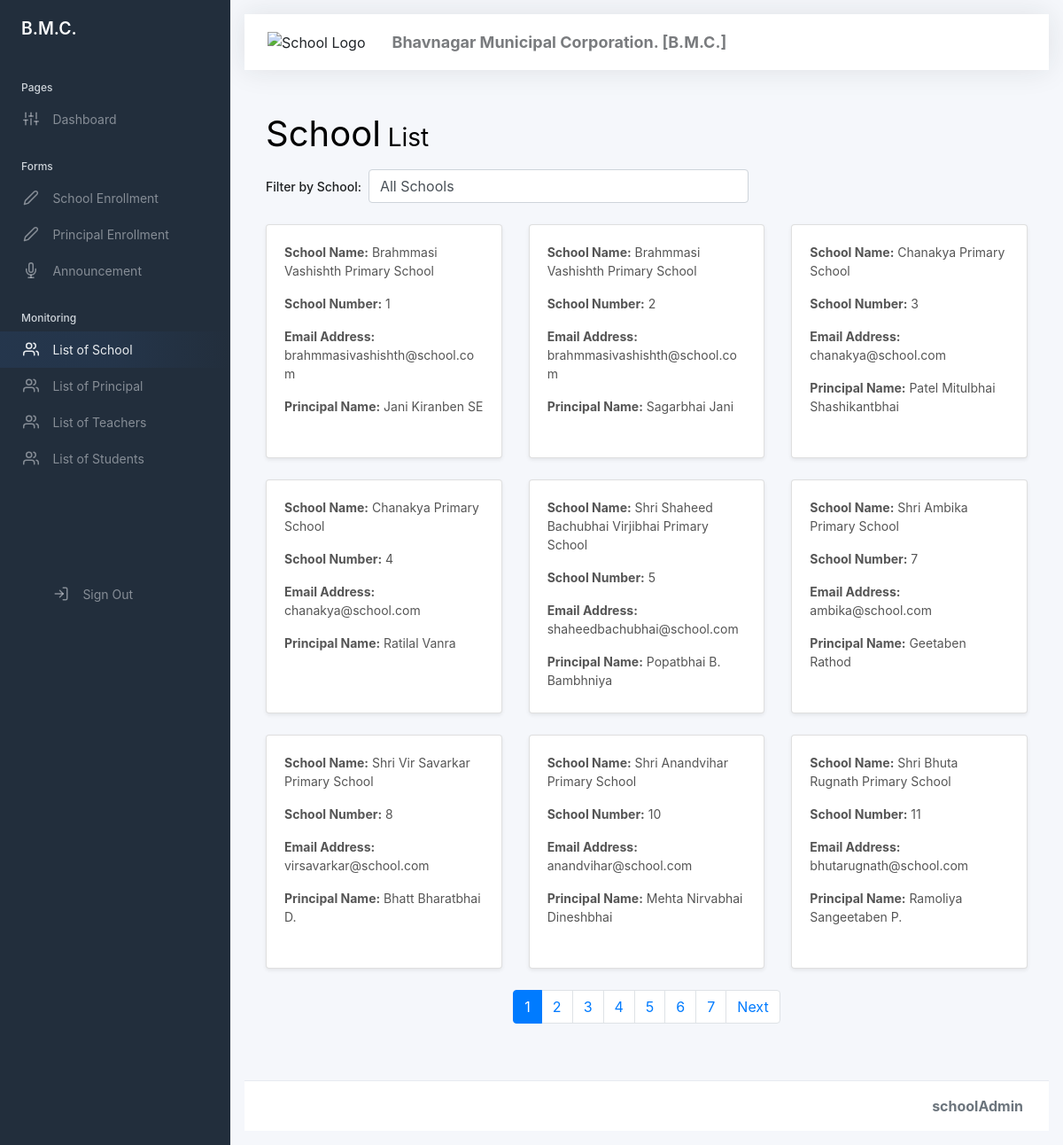
The app's page /BMC/school-list.php with its own data.
### tables this page shows
CREATE TABLE `school_1` (
  `school_no` int(11) NOT NULL,
  `school_name` varchar(255) NOT NULL,
  `email_address` varchar(255) DEFAULT NULL,
  `standard` varchar(10) NOT NULL,
  `principal_name` varchar(255) NOT NULL,
  `address` text NOT NULL
);

### BMC/school-list-display.php (the view, shortened to what this page needs)
<!DOCTYPE html>
<html lang="en">
<head>
    <link href="css/app.css" rel="stylesheet">
    <link rel="stylesheet" href="https://cdn.jsdelivr.net/npm/bootstrap@4.5.3/dist/css/bootstrap.min.css">
</head>
<body>
    <main role="main" class="content p-4">
        <div class="container m-0 p-0">
            <h1 class="h3 mb-3" style="font-weight:normal"><strong class="h1" style="font-weight:normal">School</strong>
                List</h1>
            <div class="row mb-4">
                <div class="col-md-6">
                    <form method="GET" action="" class="form-inline">
                        <div class="form-group mr-2">
                            <label for="schoolFilter" class="mr-2">Filter by School:</label>
                            <select name="school_filter" id="schoolFilter" class="form-control"
                                onchange="this.form.submit()">
                                <option value="all">All Schools</option>
                            </select>
                        </div>
                    </form>
                </div>
            </div>
            <div class="row">
                <?php
                include_once 'connection.php';
                $limit = 9;
                $page = isset($_GET['page']) ? $_GET['page'] : 1;
                $offset = ($page - 1) * $limit;
                $filter_condition = "";
                $total_query = "SELECT COUNT(*) FROM school_1 $filter_condition";
                $total_result = mysqli_query($conn, $total_query);
                $total_rows = mysqli_fetch_array($total_result)[0];
                $total_pages = ceil($total_rows / $limit);
                $select = "SELECT * FROM school_1 $filter_condition LIMIT $limit OFFSET $offset";
                $result = mysqli_query($conn, $select);
                if ($result && mysqli_num_rows($result) > 0) {
                    while ($row = mysqli_fetch_assoc($result)) {
                        echo '<div class="col-md-4">
                                      <div class="card mb-4 shadow-sm">
                                          <div class="card-body">
                                            <p class="card-text"><b>School Name:</b> ' . $row['school_name'] . '</p>
                                            <p class="card-text"><b>School Number:</b> ' . $row['school_no'] . '</p>
                                            <p class="card-text"><b>Email Address:</b> ' . $row['email_address'] . '</p>
                                            <p class="card-text"><b>Principal Name:</b> ' . $row['principal_name'] . '</p>
                                          </div>
                                      </div>
                                  </div>';
                    }
                } else {
                    echo '<div class="col-12 text-center p-5">
                                <div class="alert alert-info">No schools found matching your criteria.</div>
                              </div>';
                }
                ?>
            </div>
            <nav aria-label="Page navigation">
                <ul class="pagination justify-content-center">
                    <?php
                    $query_string = "";
                    ?>
                    <?php for ($i = 1; $i <= $total_pages; $i++): ?>
                    <li class="page-item <?php if ($i == $page)
                                                    echo 'active'; ?>">
                        <a class="page-link"
                            href="?<?php echo $query_string; ?>page=<?php echo $i; ?>"><?php echo $i; ?></a>
                    </li>
                    <?php endfor; ?>
                    <?php if ($page < $total_pages): ?>
                    <li class="page-item"><a class="page-link"
                            href="?<?php echo $query_string; ?>page=<?php echo $page + 1; ?>">Next</a></li>
                    <?php endif; ?>
                </ul>
            </nav>
        </div>
    </main>
</body>
</html>

### BMC/school-list.php (shortened to what this page needs)
<!DOCTYPE html>
<html lang="en">
<head>
    <link rel="stylesheet" href="/adminkit-dev/static/css/admin-custom-style.css">
    <link href="css/app.css" rel="stylesheet">
    <link rel="stylesheet" href="/schoolMonitoring/adminkit-dev/static/css/student-list-display.css">
</head>
<body>
    <div class="wrapper p-0 m-0">
        <div class="sidebar">
            <?php
            include_once("sidebar.php");
            ?>
        </div>
        <div class="main">
            <?php
            include_once("navbar.php");
            ?>
            <?php
            include_once("school-list-display.php");
            ?>
            <footer class="footer">
                <div class="container-fluid">
                    <div class="row text-muted">
                        <div class="col-6 text-start">
                        </div>
                        <div class="col-6 text-end">
                            <p class="mb-0"><strong>schoolAdmin</strong></p>
                        </div>
                    </div>
                </div>
            </footer>
        </div>
    </div>
</body>
</html>

### BMC/sidebar.php (shortened to what this page needs)
<?php
$current_page = basename($_SERVER['PHP_SELF']);
?>
<!DOCTYPE html>
<html lang="en">
<head>
    <link href="css/app.css" rel="stylesheet">
    <link rel="stylesheet" href="/adminkit-dev/static/css/admin-custom-style.css">
    <link rel="stylesheet" href="https://cdn.jsdelivr.net/npm/sweetalert2@11/dist/sweetalert2.min.css">
</head>
<body>
    <div class="wrapper">
        <nav id="sidebar" class="sidebar js-sidebar">
            <div class="sidebar-content js-simplebar">
                <a class="sidebar-brand" href="BMC.php">
                    <span class="align-middle-cstm">B.M.C.</span>
                </a>
                <ul class="sidebar-nav">
                    <li class="sidebar-header">Pages</li>
                    <li class="sidebar-item <?= ($current_page == 'BMC.php') ? 'active' : '' ?>">
                        <a class="sidebar-link" href="BMC.php">
                            <i class="align-middle" data-feather="sliders"></i>
                            <span class="align-middle">Dashboard</span>
                        </a>
                    </li>
                    <li class="sidebar-header">Forms</li>
                    <li class="sidebar-item <?= ($current_page == 'schEnroll.php') ? 'active' : '' ?>">
                        <a class="sidebar-link" href="schEnroll.php">
                            <i class="align-middle" data-feather="edit-2"></i>
                            <span class="align-middle">School Enrollment</span>
                        </a>
                    </li>
                    <li class="sidebar-item <?= ($current_page == 'principal-enroll.php') ? 'active' : '' ?>">
                        <a class="sidebar-link" href="principal-enroll.php">
                            <i class="align-middle" data-feather="edit-2"></i>
                            <span class="align-middle">Principal Enrollment</span>
                        </a>
                    </li>
                    <li class="sidebar-item <?= ($current_page == 'BMC-announce.php') ? 'active' : '' ?>">
                        <a class="sidebar-link" href="BMC-announce.php">
                            <i class="align-middle" data-feather="mic"></i>
                            <span class="align-middle">Announcement</span>
                        </a>
                    </li>
                    <li class="sidebar-header">Monitoring</li>
                    <li class="sidebar-item <?= ($current_page == 'school-list.php') ? 'active' : '' ?>">
                        <a class="sidebar-link" href="school-list.php">
                            <i class="align-middle" data-feather="users"></i>
                            <span class="align-middle">List of School</span>
                        </a>
                    </li>
                    <li class="sidebar-item <?= ($current_page == 'principal-list.php') ? 'active' : '' ?>">
                        <a class="sidebar-link" href="principal-list.php">
                            <i class="align-middle" data-feather="users"></i>
                            <span class="align-middle">List of Principal</span>
                        </a>
                    </li>
                    <li class="sidebar-item <?= ($current_page == 'teacher-list.php') ? 'active' : '' ?>">
                        <a class="sidebar-link" href="teacher-list.php">
                            <i class="align-middle" data-feather="users"></i>
                            <span class="align-middle">List of Teachers</span>
                        </a>
                    </li>
                    <li class="sidebar-item <?= ($current_page == 'student-list.php') ? 'active' : '' ?>">
                        <a class="sidebar-link" href="student-list.php">
                            <i class="align-middle" data-feather="users"></i>
                            <span class="align-middle">List of Students</span>
                        </a>
                    </li>
                    <footer class="footer mt-7" style="background-color: transparent; border-top:0; margin-left: 20px;">
                        <li
                            class="signout-btn sidebar-item <?= ($current_page == 'admin-log-out.php') ? 'active' : '' ?>">
                            <a class="sidebar-link" href="#" onclick="confirmLogout()">
                                <i class="align-middle fas fa-sign-out-alt" data-feather="log-in"> </i>
                                <span class="align-middle">Sign Out</span>
                            </a>
                        </li>
                    </footer>
                </ul>
            </div>
        </nav>
    </div>
</body>
</html>

### BMC/navbar.php (shortened to what this page needs)
<!DOCTYPE html>
<html lang="en">
<head>
    <link href="css/app.css" rel="stylesheet">
    <link rel="stylesheet" href="/adminkit-dev/BMC/css/admin-custom-style.css">
</head>
<body>
    <nav class="navbar navbar-expand navbar-light navbar-bg">
        <div class="custom-navbar">
            <div><img src="logo.png" alt="School Logo" class="logo"></div>
            <div class="custom-sch-font">Bhavnagar Municipal Corporation. [B.M.C.]</div>
        </div>
    </nav>
</body>
</html>

### static/css/student-list-display.css (style rules this page uses)
body { background-color: #f8f9fa; color: #343a40; }
h1 { font-size: 24px; font-weight: bold; color: #007bff; margin-bottom: 20px; clear: both; }
.card { border-radius: 10px; transition: all 0.3s ease-in-out; box-shadow: 0 4px 8px rgba(0, 0, 0, 0.1); margin-bottom: 20px; }
.card-text { font-size: 14px; color: #555; }
.row { display: flex; flex-wrap: wrap; margin: 0 -15px; }
.col-md-4 { flex: 0 0 33.333%; max-width: 33.333%; padding: 0 15px; }

### BMC/school-list.php (style rules this page uses)
* { padding: 0; margin: 0; }
body { background: #f8f9fa; }
.card { max-width: 800px; margin: auto; }
.sidebar-nav li { font-size: 12px; font-weight: 500; }
.sidebar-content { display: flex; flex-direction: column; height: 100vh; }
.sidebar-nav { flex-grow: 1; }
.align-middle { font-size:14px; }
.align-middle-cstm { font-size:19.4px; }

### BMC/sidebar.php (style rules this page uses)
.sidebar { position: sticky; top: 0; height: 100vh; }
.sidebar-item, .sidebar-link { border: none !important; box-shadow: none !important; text-decoration: none !important; border-bottom: none !important; }
.sidebar-item::after, .sidebar-link::after { content: none !important; display: none !important; }
.sidebar-item { border-bottom: none !important; }

### BMC/navbar.php (style rules this page uses)
:root { --primary-color: #3a7dda; --secondary-color: #f5f7fb; --text-color: #1e2022; --border-color: #e7eaf0; --success-color: #42ba96; --danger-color: #df4759; --warning-color: #f3b02a; --sidebar-bg: #1b2537; --sidebar-text: #ffffff; --card-shadow: 0 2px 6px rgba(0, 0, 0, 0.08); --form-bg: #ffffff; }
body { background-color: var(--secondary-color); color: var(--text-color); font-family: "Inter", -apple-system, BlinkMacSystemFont, "Segoe UI", Roboto, "Helvetica Neue", Arial, sans-serif; line-height: 1.5; margin: 0; }
label { display: block; font-size: 0.875rem; font-weight: 500; margin-bottom: 0.5rem; color: var(--text-color); }
input[type="text"], input[type="email"], input[type="tel"], input[type="number"], input[type="date"], textarea, select { width: 100%; padding: 0.5rem 0.75rem; font-size: 0.875rem; line-height: 1.5; color: var(--text-color); background-color: rgb(215, 217, 221); background-clip: padding-box; border: 1px solid var(--border-color); border-radius: 0.25rem; transition: border-color 0.15s ease-in-out, box-shadow 0.15s ease-in-out; }
.wrapper { display: flex; width: 100%; align-items: stretch; }
.main { flex-grow: 1; padding: 1rem; }
.navbar { background-color: var(--form-bg); box-shadow: var(--card-shadow); padding: 0.5rem 1rem; margin-bottom: 1.5rem; }
.footer { padding: 1rem; background-color: var(--form-bg); border-top: 1px solid var(--border-color); margin-top: 1.5rem; }
.logo { width: 150px; height: auto; }
.custom-navbar { display: flex; padding: 10px; gap: 30px; justify-content: center; }
.custom-sch-font { font-size: 18px; font-weight: bold; opacity: 0.6; }

### BMC/school-list-display.php (style rules this page uses)
.card { min-height: 16.5rem; }

### records on screen
school_1: school_name "Brahmmasi Vashishth Primary School", school_no "1", email_address "brahmmasivashishth@school.com", principal_name "Jani Kiranben SE"
school_1: school_name "Brahmmasi Vashishth Primary School", school_no "2", email_address "brahmmasivashishth@school.com", principal_name "Sagarbhai Jani"
school_1: school_name "Chanakya Primary School", school_no "3", email_address "chanakya@school.com", principal_name "Patel Mitulbhai Shashikantbhai"
school_1: school_name "Chanakya Primary School", school_no "4", email_address "chanakya@school.com", principal_name "Ratilal Vanra"
school_1: school_name "Shri Shaheed Bachubhai Virjibhai Primary School", school_no "5", email_address "shaheedbachubhai@school.com", principal_name "Popatbhai B. Bambhniya"
school_1: school_name "Shri Ambika Primary School", school_no "7", email_address "ambika@school.com", principal_name "Geetaben Rathod"
school_1: school_name "Shri Vir Savarkar Primary School", school_no "8", email_address "virsavarkar@school.com", principal_name "Bhatt Bharatbhai D."
school_1: school_name "Shri Anandvihar Primary School", school_no "10", email_address "anandvihar@school.com", principal_name "Mehta Nirvabhai Dineshbhai"
school_1: school_name "Shri Bhuta Rugnath Primary School", school_no "11", email_address "bhutarugnath@school.com", principal_name "Ramoliya Sangeetaben P."
